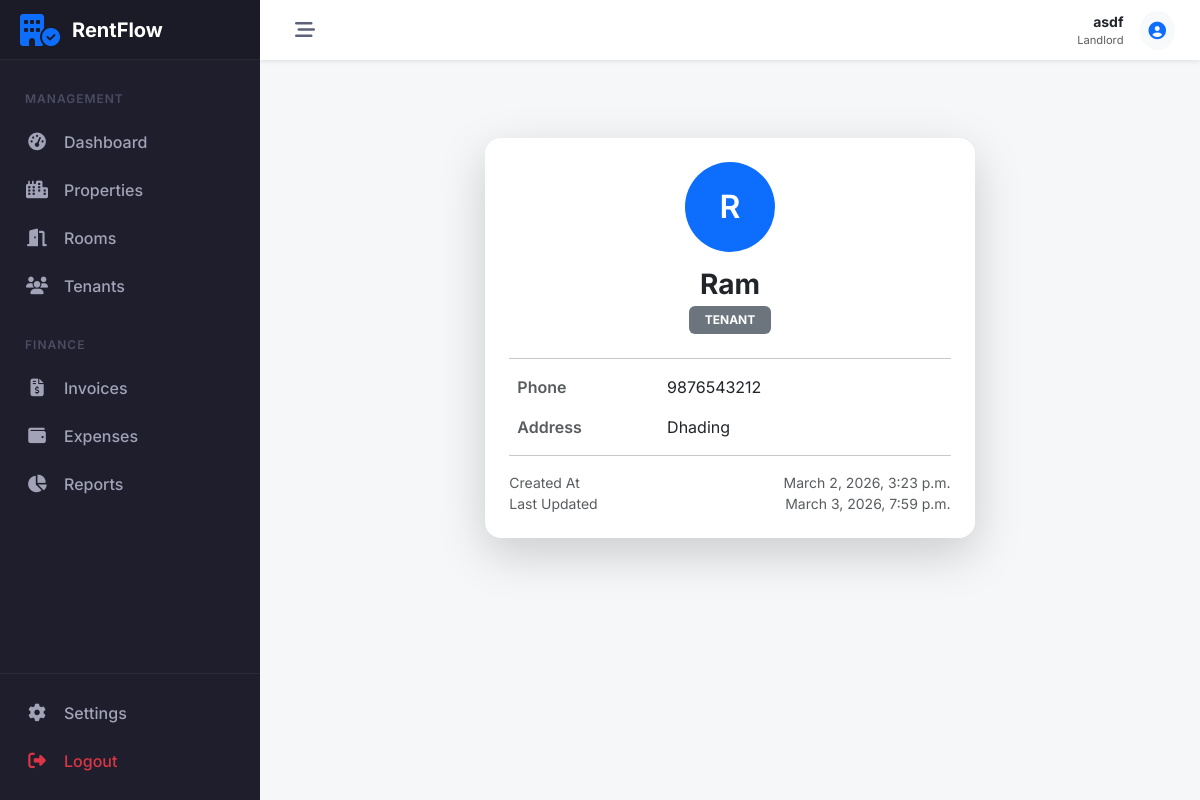
/profile/10/ (signed in), run on the app's committed database.
### accounts/models.py (models this page shows, shortened)
class Profile(models.Model):
    ROLE_CHOICES = (
        ('LANDLORD', 'Landlord'),
        ('TENANT', 'Tenant'),
    )
    user = models.OneToOneField(User, on_delete=models.CASCADE, related_name='profile')
    role = models.CharField(max_length=10, choices=ROLE_CHOICES, default='TENANT', db_index=True)
    phone = models.CharField(max_length=15, blank=True)
    address = models.TextField(blank=True)
    needs_password_change = models.BooleanField(default=False)
    created_at = models.DateTimeField(auto_now_add=True)
    updated_at = models.DateTimeField(auto_now=True)

### accounts/views.py (the view)
# urls.py: path('profile/<int:profile_id>/', profile_view, name='profile_view'),
def profile_view(request, profile_id):
    profile = Profile.objects.get(id=profile_id)
    return render(request, 'accounts/profile.html', {'profile': profile})

### accounts/templates/accounts/profile.html (shortened to what this page needs)
{% extends 'core/base.html' %}
{% block content %}
<div class="container py-5">
    <div class="row justify-content-center">
        <div class="col-lg-7 col-md-9">
            <div class="card border-0 shadow-lg rounded-4">
                <div class="card-body p-4">
                    <div class="text-center mb-4">
                        <div class="rounded-circle bg-primary text-white d-flex align-items-center justify-content-center mx-auto mb-3"
                             style="width: 90px; height: 90px; font-size: 32px; font-weight: 600;">
                            {{ profile.user.username|slice:":1"|upper }}
                        </div>
                        <h3 class="mb-1 fw-bold">{{ profile.user.username }}</h3>
                        <span class="badge bg-secondary px-3 py-2">
                            {{ profile.role }}
                        </span>
                    </div>
                    <hr>
                    <div class="px-2">
                        <div class="row mb-3">
                            <div class="col-4 text-muted fw-semibold">
                                Phone
                            </div>
                            <div class="col-8">
                                {{ profile.phone|default:"Not provided" }}
                            </div>
                        </div>
                        <div class="row mb-3">
                            <div class="col-4 text-muted fw-semibold">
                                Address
                            </div>
                            <div class="col-8">
                                {{ profile.address|default:"Not provided" }}
                            </div>
                        </div>
                    </div>
                    <hr>
                    <div class="small text-muted">
                        <div class="d-flex justify-content-between">
                            <span>Created At</span>
                            <span>{{ profile.created_at }}</span>
                        </div>
                        <div class="d-flex justify-content-between">
                            <span>Last Updated</span>
                            <span>{{ profile.updated_at }}</span>
                        </div>
                    </div>
                </div>
            </div>
        </div>
    </div>
</div>
{% endblock %}

### core/templates/core/base.html (shortened to what this page needs)
<!DOCTYPE html>
<html lang="en">
<head>
    <link href="https://cdn.jsdelivr.net/npm/bootstrap@5.3.0/dist/css/bootstrap.min.css" rel="stylesheet">
    <link rel="stylesheet" href="https://cdnjs.cloudflare.com/ajax/libs/font-awesome/6.5.1/css/all.min.css">
</head>
<body>
    {% if user.is_authenticated %}
    <aside id="sidebar">
        <div class="sidebar-logo">
            <i class="fa-solid fa-building-circle-check fa-2x text-primary"></i>
            <span class="logo-text">RentFlow</span>
        </div>
        <div class="sidebar-nav">
            {% if user.profile.role == 'LANDLORD' %}
            <div class="nav-header">Management</div>
            <a href="{% url 'dashboard:landlord_dash' %}"
                class="nav-link-custom {% if 'dashboard' in request.resolver_match.view_name %}active{% endif %}">
                <i class="fa-solid fa-gauge-high"></i>
                <span>Dashboard</span>
            </a>
            <div class="nav-item">
                <a class="nav-link-custom" data-bs-toggle="collapse" href="#collapse-properties" role="button"
                    aria-expanded="false" aria-controls="collapse-properties">
                    <i class="fa-solid fa-city"></i>
                    <span>Properties</span>
                </a>
            </div>
            <div class="nav-item">
                <a class="nav-link-custom" data-bs-toggle="collapse" href="#collapse-rooms" role="button"
                    aria-expanded="false" aria-controls="collapse-rooms">
                    <i class="fa-solid fa-door-open"></i>
                    <span>Rooms</span>
                </a>
            </div>
            <div class="nav-item">
                <a class="nav-link-custom" data-bs-toggle="collapse" href="#collapse-tenants" role="button"
                    aria-expanded="false" aria-controls="collapse-tenants">
                    <i class="fa-solid fa-users"></i>
                    <span>Tenants</span>
                </a>
            </div>
            <div class="nav-header mt-3">Finance</div>
            <div class="nav-item">
                <a class="nav-link-custom" data-bs-toggle="collapse" href="#collapse-invoices" role="button"
                    aria-expanded="false" aria-controls="collapse-invoices">
                    <i class="fa-solid fa-file-invoice-dollar"></i>
                    <span>Invoices</span>
                </a>
            </div>
            <div class="nav-item">
                <a class="nav-link-custom" data-bs-toggle="collapse" href="#collapse-expenses" role="button"
                    aria-expanded="false" aria-controls="collapse-expenses">
                    <i class="fa-solid fa-wallet"></i>
                    <span>Expenses</span>
                </a>
            </div>
            <a href="{% url 'payments:financial_report' %}"
                class="nav-link-custom {% if 'report' in request.resolver_match.view_name %}active{% endif %}">
                <i class="fa-solid fa-chart-pie"></i>
                <span>Reports</span>
            </a>
            {% endif %}
        </div>
        <div class="sidebar-footer">
            <a href="#" class="nav-link-custom">
                <i class="fa-solid fa-gear"></i>
                <span>Settings</span>
            </a>
            <a href="javascript:void(0)" onclick="document.getElementById('logout-form').submit()"
                class="nav-link-custom text-danger">
                <i class="fa-solid fa-right-from-bracket"></i>
                <span>Logout</span>
            </a>
        </div>
    </aside>
    <div id="main-wrapper">
        <header id="topbar">
            <button class="toggle-btn" id="sidebar-toggle">
                <i class="fa-solid fa-bars-staggered"></i>
            </button>
            <div class="ms-auto d-flex align-items-center">
                <div class="me-3 d-none d-md-block text-end">
                    <div class="fw-bold small text-dark">{{ user.username }}</div>
                    <div class="text-muted small" style="font-size: 0.7rem;">{{ user.profile.get_role_display }}</div>
                </div>
                <div class="dropdown">
                    <a href="#" class="btn btn-light btn-sm rounded-circle p-2" data-bs-toggle="dropdown">
                    </a>
                </div>
            </div>
        </header>
        <main id="content-area">
            {% block content %}{% endblock %}
        </main>
    </div>
    {% endif %}
</body>
</html>

### core/templates/core/base.html (style rules this page uses)
:root { --sidebar-width: 260px; --sidebar-collapsed-width: 70px; --sidebar-bg: #1e1e2d; --sidebar-hover: #2b2b40; --sidebar-active: #3699ff; --topbar-height: 60px; --transition-speed: 0.3s; }
body { font-family: 'Inter', sans-serif; background-color: #f5f7f9; overflow-x: hidden; }
#sidebar { width: var(--sidebar-width); height: 100vh; position: fixed; left: 0; top: 0; background: var(--sidebar-bg); color: #a2a3b7; transition: all var(--transition-speed) ease-in-out; z-index: 1000; display: flex; flex-direction: column; }
.sidebar-logo { padding: 20px; height: var(--topbar-height); display: flex; align-items: center; border-bottom: 1px solid rgba(255, 255, 255, 0.05); background: rgba(0, 0, 0, 0.1); overflow: hidden; white-space: nowrap; }
.logo-text { font-weight: 700; font-size: 1.25rem; color: #fff; margin-left: 12px; transition: opacity var(--transition-speed); }
.sidebar-nav { padding: 20px 0; flex-grow: 1; overflow-y: auto; overflow-x: hidden; }
.nav-header { padding: 10px 25px; font-size: 0.75rem; text-transform: uppercase; font-weight: 600; letter-spacing: 1px; color: #4b4b62; }
.nav-link-custom { display: flex; align-items: center; padding: 12px 25px; color: #a2a3b7; text-decoration: none; transition: all 0.2s; white-space: nowrap; position: relative; }
.nav-link-custom i { width: 24px; font-size: 1.1rem; text-align: center; }
.nav-link-custom span { margin-left: 15px; font-weight: 500; transition: opacity var(--transition-speed); }
#main-wrapper { margin-left: var(--sidebar-width); min-height: 100vh; transition: all var(--transition-speed) ease-in-out; display: flex; flex-direction: column; }
#topbar { height: var(--topbar-height); background: #fff; box-shadow: 0 0.125rem 0.25rem rgba(0, 0, 0, 0.075); display: flex; align-items: center; padding: 0 25px; position: sticky; top: 0; z-index: 999; }
.toggle-btn { background: transparent; border: none; font-size: 1.25rem; color: #5e6278; cursor: pointer; padding: 5px 10px; border-radius: 4px; }
#content-area { padding: 30px; flex-grow: 1; }
.sidebar-footer { border-top: 1px solid rgba(255, 255, 255, 0.05); padding: 15px 0; }

### data on the page
Profile: user.username "R", user.username "Ram", role "TENANT", phone "9876543212", address "Dhading", created_at "March 2, 2026, 3:23 p.m.", updated_at "March 3, 2026, 7:59 p.m."

### other printed values
{{ user.username }} "asdf"
{{ user.profile.get_role_display }} "Landlord"
